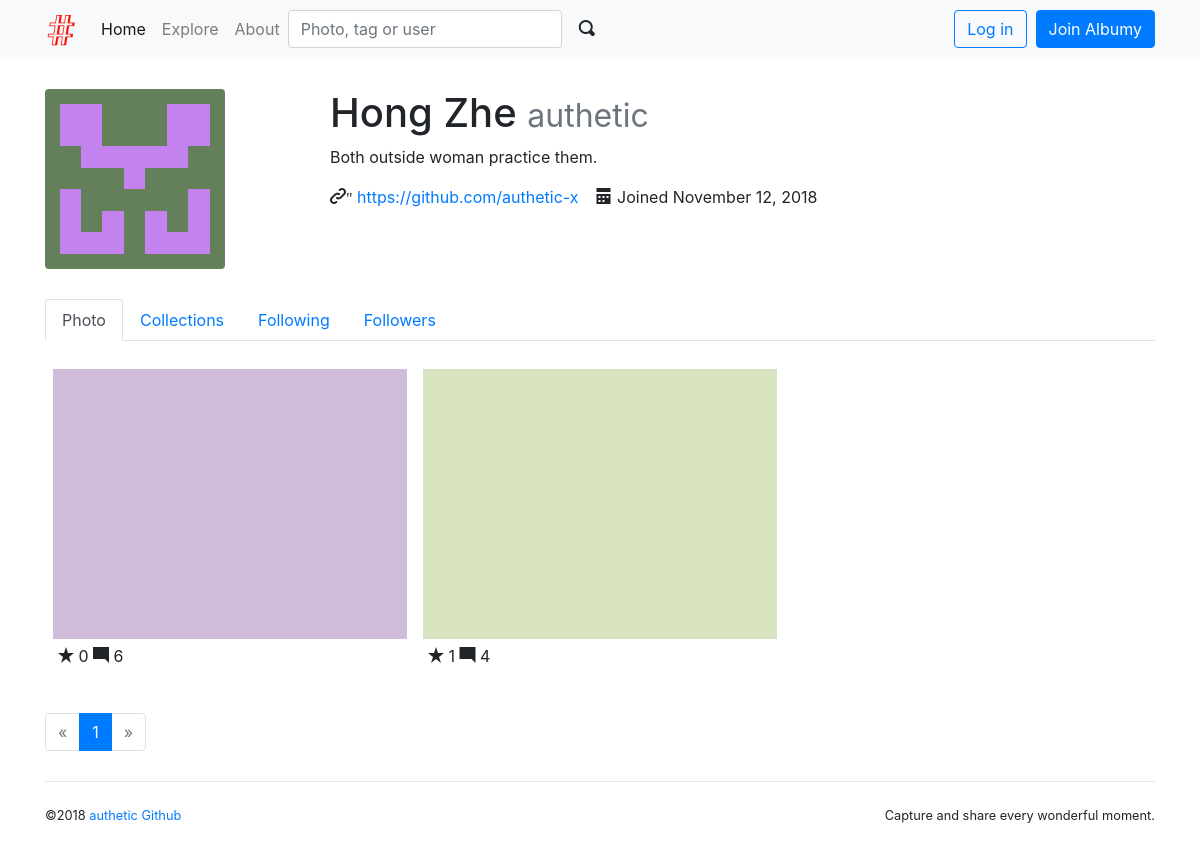
/user/authetic, run on an earlier commit of the app's database.
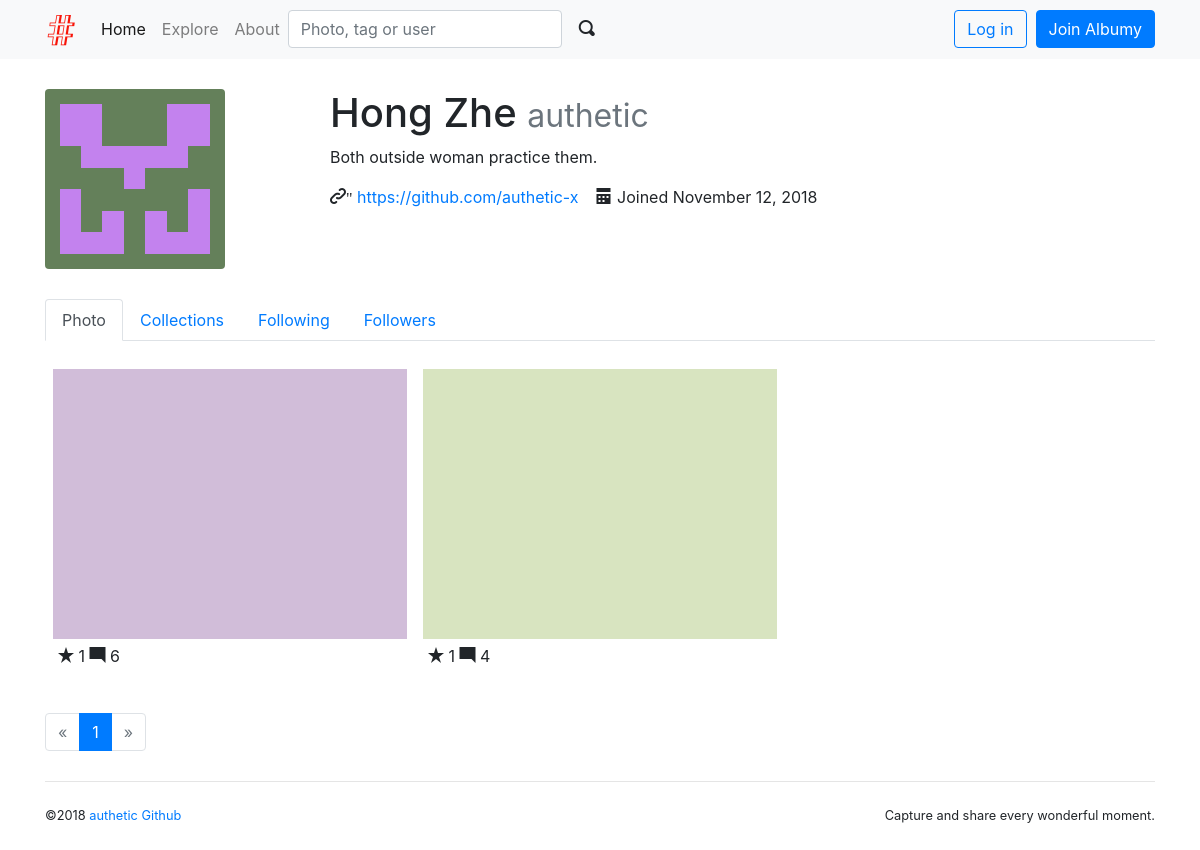
And on a later commit of the database.
### albumy/models.py (models this page shows)
@whooshee.register_model('description')
class Photo(db.Model):
    id = db.Column(db.Integer, primary_key=True)
    description = db.Column(db.String(500))
    filename = db.Column(db.String(64))
    filename_s = db.Column(db.String(64))
    filename_m = db.Column(db.String(64))
    timestamp = db.Column(db.DateTime, default=datetime.utcnow)
    flag = db.Column(db.Integer, default=0)
    author_id = db.Column(db.Integer, db.ForeignKey('user.id'))
    author = db.relationship('User', back_populates='photos')
    tags = db.relationship('Tag', secondary=tagging, back_populates='photos')
    collectors = db.relationship('Collect', back_populates='collected', cascade='all')

### albumy/blueprints/user.py (the view)
@user_bp.route('/<username>')
def index(username):
    user = User.query.filter_by(username=username).first_or_404()
    if user == current_user and user.locked:
        flash('Your account is locked.', 'danger')
    if user == current_user and not user.active:
        logout_user()
    page = request.args.get('page', 1, type=int)
    per_page = current_app.config['ALBUMY_PHOTO_PER_PAGE']
    pagination = Photo.query.with_parent(user).order_by(Photo.timestamp.desc())\
                    .paginate(page, per_page)
    photos = pagination.items
    return render_template('user/index.html', user=user, pagination=pagination, photos=photos)

### albumy/__init__.py (called while the page is built)
def register_template_context(app):
    @app.context_processor
    def make_template_context():
        if current_user.is_authenticated:
            notification_count = Notification.query.with_parent(current_user).filter_by(is_read=False).count()
        else:
            notification_count = None
        return dict(notification_count=notification_count)

### albumy/extensions.py (called while the page is built)
    @property
    def is_admin(self):
        return False

    def can(self, permission_name):
        return False

### albumy/templates/user/index.html (shortened to what this page needs)
{% extends 'base.html' %}
{% from 'bootstrap/pagination.html' import render_pagination %}
{% from 'macros.html' import photo_card %}
{% block content %}
    {% include 'user/_header.html' %}
    <div class="row">
        <div class="col-md-12">
            {% if photos %}
                {% for photo in photos %}
                    {{ photo_card(photo) }}
                {% endfor %}
            {% endif %}
        </div>
    </div>
    {% if photos %}
        <div class="page-footer">
            {{ render_pagination(pagination, align='center') }}
        </div>
    {% endif %}
{% endblock %}

### albumy/templates/macros.html (shortened to what this page needs)
{% macro photo_card(photo) %}
<div class="photo-card card">
    <a class="card-thumbnail" href="{{ url_for('main.show_photo',
            photo_id=photo.id)}}">
        <img class="card-img-top portrait" src="{{ url_for('main.get_image',
                filename=photo.filename_s) }}">
    </a>
    <div class="card-body">
        <span class="oi oi-star"></span>
        {{ photo.collectors|length }}
        <span class="oi oi-comment-square"></span>
        {{ photo.comments|length }}
    </div>
</div>
{% endmacro %}

What changed in the data, as far as the page shows it:
changed Photo (number 1 of 2 on the later page): collectors|length "0" → "1"
